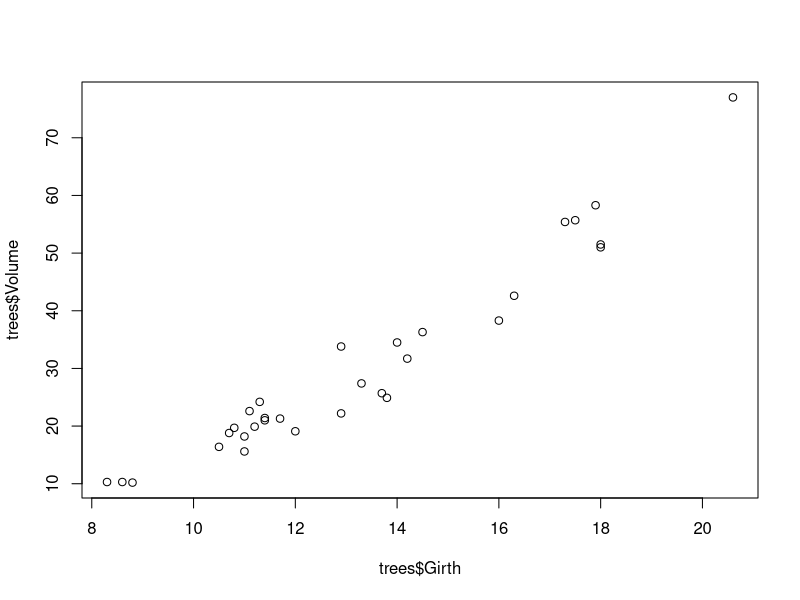
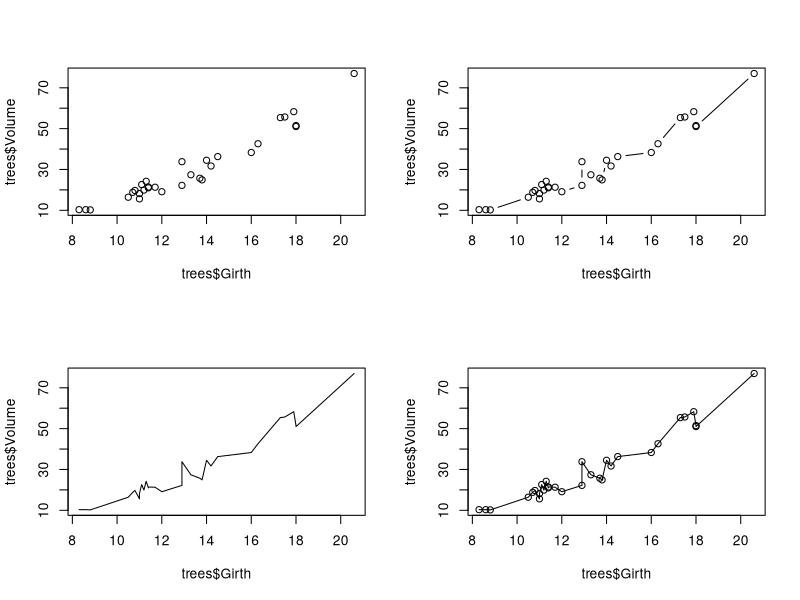
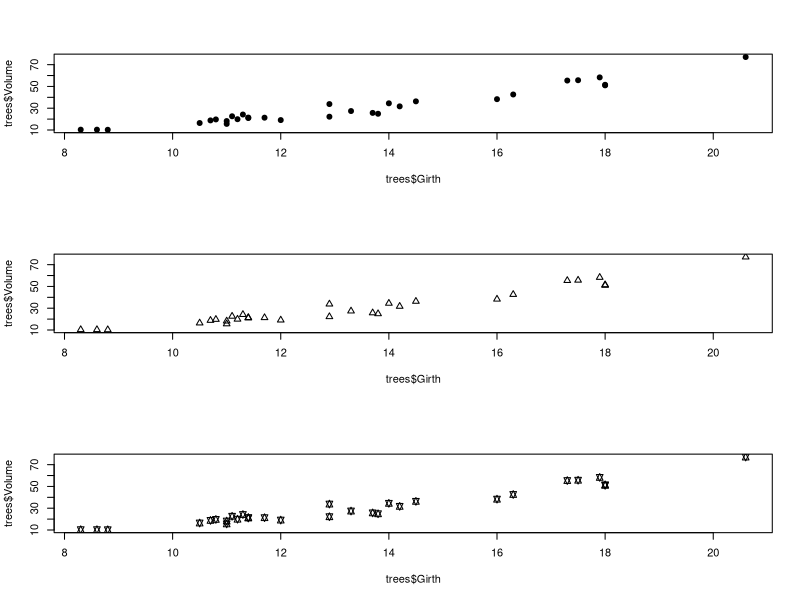
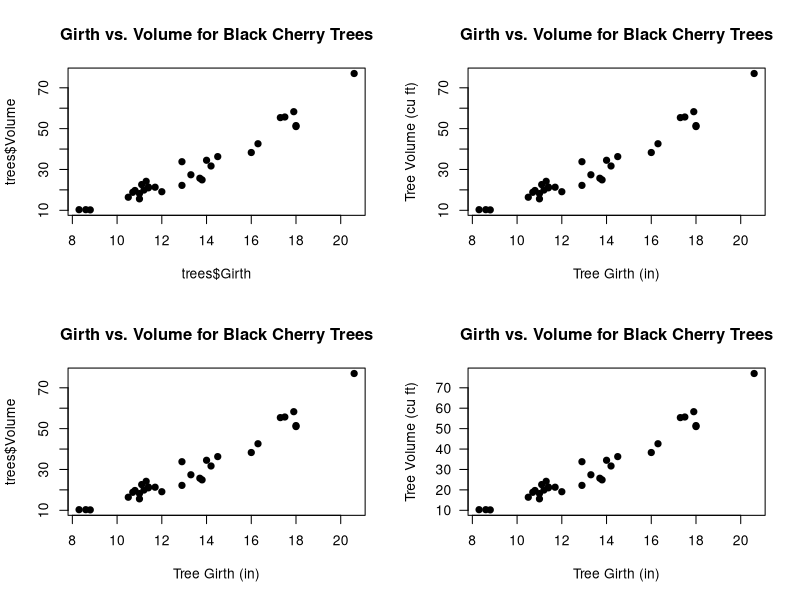
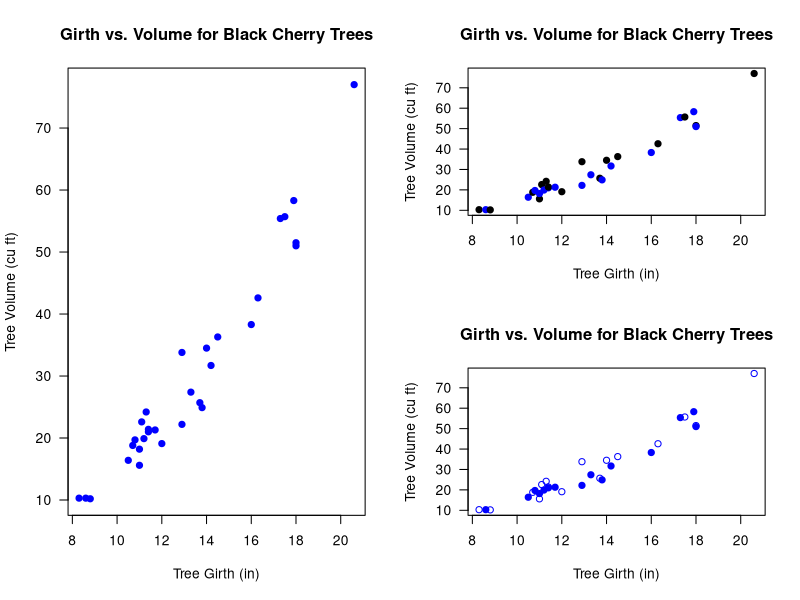
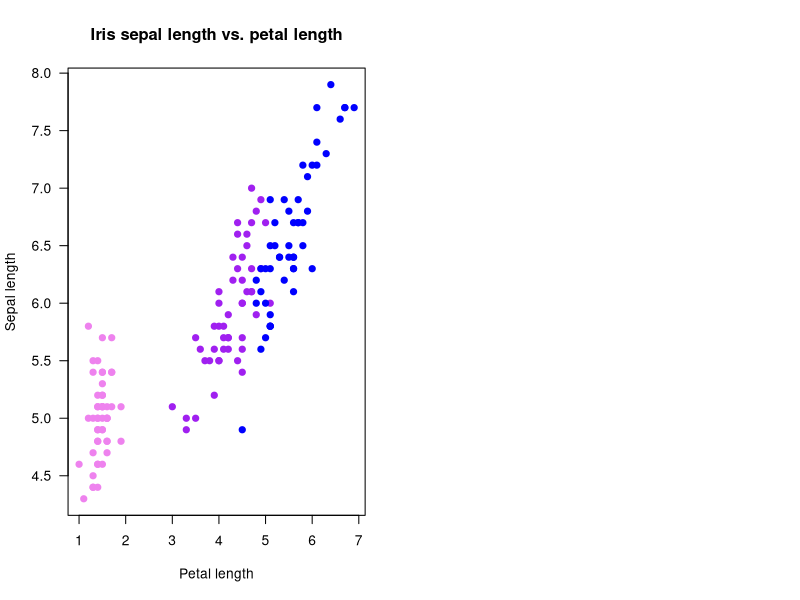
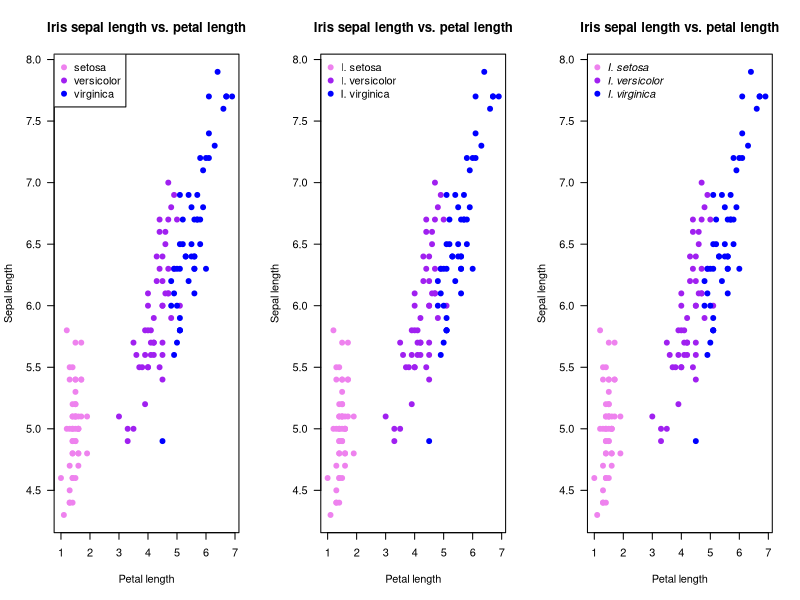
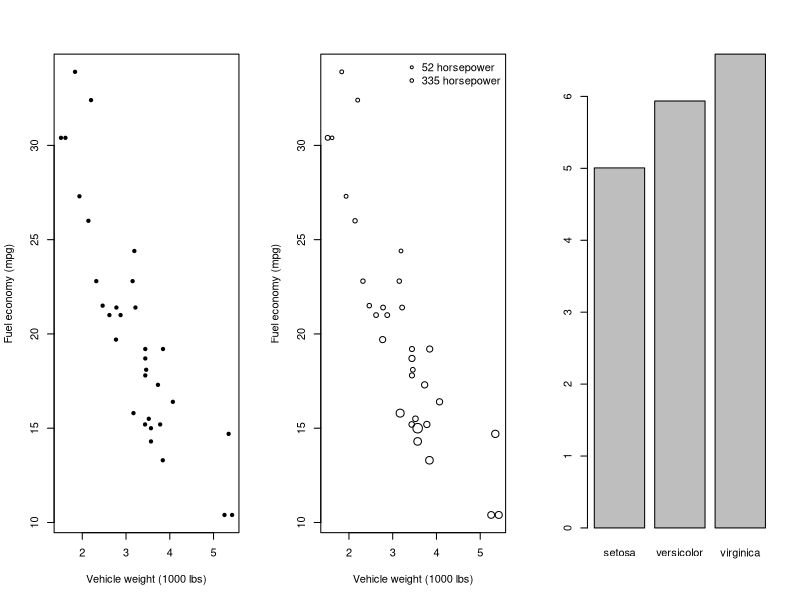

Here is the R script that generated these plots, in order:
## ---- chunk 1
knitr::opts_chunk$set(echo = TRUE, cache = TRUE)
## ---- chunk 2

##################################################
####                                          ####  
####  R Bootcamp #1, Module 3                 ####
####                                          #### 
####   University of Nevada, Reno             ####
####                                          #### 
##################################################

## NOTE: this module borrows heavily from an R short-course developed by a team at Colorado State University. 
   # Thanks to Perry Williams for allowing us to use these materials!!
   # Thanks to John Tipton at CSU for developing much of this module (plotting in R)!

############################################
####  Data visualization and statistics ####
############################################

## ---- chunk 3

# ?trees      # description of built in dataset  (uncomment to run)

dim(trees)   # Show the dimension of the trees dataframe                                              

str(trees)   # Show the structure of the trees dataframe

head(trees)   # Show the first few observations of the trees dataframe

## ---- chunk 4

plot(x=trees$Girth, y=trees$Volume)    # use R's built-in "trees" dataset: ?trees

## ---- chunk 5

# Use "layout" to define a 2 row x 2 column matrix with elements 1, 2, 3, and 4.
# This divides the image into four sections and then fills these with the plot function
layout(matrix(1:4, nrow=2, ncol=2))

# layout.show(n=4)   # uncomment to run

plot(x=trees$Girth, y=trees$Volume)             # points
plot(x=trees$Girth, y=trees$Volume, type="l")   # lines
plot(x=trees$Girth, y=trees$Volume, type="b")   # both
plot(x=trees$Girth, y=trees$Volume, type="o")   # both with conected lines

## ---- chunk 6

# Use layout to define a 3 row x 1 column matrix with elements 1, 2, and 3.
# This divides the image into three sections and then fills these with the plot function
layout(matrix(1:3, nrow=3, ncol=1))

# pch: 'plotting character' changes the type of point that is used (default is an open circle)!
plot(x=trees$Girth, y=trees$Volume, pch=19)     # filled point
plot(x=trees$Girth, y=trees$Volume, pch=2)      # open triangle
plot(x=trees$Girth, y=trees$Volume, pch=11)     # star

## ---- chunk 7

layout(matrix(1:4, 2, 2))
# main: adds a title
plot(x=trees$Girth, y=trees$Volume, pch=19, 
     main="Girth vs. Volume for Black Cherry Trees")

# xlab: adds an x axis label
plot(x=trees$Girth, y=trees$Volume, pch=19, 
     main="Girth vs. Volume for Black Cherry Trees", 
     xlab="Tree Girth (in)")

# ylab: adds a y axis label
plot(x=trees$Girth, y=trees$Volume, pch=19, 
     main="Girth vs. Volume for Black Cherry Trees", 
     xlab="Tree Girth (in)", ylab="Tree Volume (cu ft)")

# las: rotates axis labels; las=1 makes them all parallel to reading direction
plot(x=trees$Girth, y=trees$Volume, pch=19, 
     main="Girth vs. Volume for Black Cherry Trees", 
     xlab="Tree Girth (in)", ylab="Tree Volume (cu ft)", 
     las=1)

## ---- chunk 8

# Use layout to define a 2 row x 2 column matrix with elements 1, 1, 2, and 3.
# This divides the image into four sections but fills the first two sections
# with the first plot and then fills these next two sections with the final two plots
layout(matrix(c(1, 1, 2, 3), nrow=2, ncol=2))
# layout.show(3)

# col: select a color for the plotting characters
plot(x=trees$Girth, y=trees$Volume, pch=19, 
     main="Girth vs. Volume for Black Cherry Trees",
     xlab="Tree Girth (in)", ylab="Tree Volume (cu ft)",
     las=1, col="blue")

# We can use the c() function to make a vector and have several colors, plotting characters, etc. per plot.
# We start with alternating colors for each point
plot(x=trees$Girth, y=trees$Volume, pch=19, 
     main="Girth vs. Volume for Black Cherry Trees",
     xlab="Tree Girth (in)", ylab="Tree Volume (cu ft)", 
     las=1, col=c("black", "blue"))

# And we can also alternate the plotting symbol at each point.
plot(x=trees$Girth, y=trees$Volume, pch=c(1,19), 
     main="Girth vs. Volume for Black Cherry Trees", 
     xlab="Tree Girth (in)", ylab="Tree Volume (cu ft)", 
     las=1, col="blue")

## ---- chunk 9

?iris
head(iris)     # display first few rows of data
dim(iris)      # dimensionality of the data
str(iris)      # details of the data structure

## ---- chunk 10

plot.colors <- c("violet", "purple", "blue")   # define the colors for representing species ID

## ---- chunk 11

names(plot.colors) <- levels(iris$Species)   # the "levels()" function returns all unique labels for any "factor" variable    
plot.colors

## ---- chunk 12

# generate a vector of colors for our plot (one color for each observation)

indices <- match(iris$Species,names(plot.colors))   # the "match()" function goes through each element of the first vector and finds the matching index in the second vector         
color.vector <- plot.colors[indices]


## ---- chunk 13

plot(x=iris$Petal.Length, y=iris$Sepal.Length, pch=19, col=color.vector, 
     main="Iris sepal length vs. petal length", xlab="Petal length", 
     ylab="Sepal length", las=1)

## ---- chunk 14
########
# experiment with legends

# ?legend

layout(matrix(1:3, nrow=1, ncol=3))

# Plot
plot(x=iris$Petal.Length, y=iris$Sepal.Length, pch=19, col=color.vector, 
     main="Iris sepal length vs. petal length", xlab="Petal length", 
     ylab="Sepal length", las=1)

# First legend
legend("topleft", pch=19, col=plot.colors, legend=unique(iris$Species))

# Second plot
plot(x=iris$Petal.Length, y=iris$Sepal.Length, pch=19, col=color.vector,
     main="Iris sepal length vs. petal length", 
     xlab="Petal length", ylab="Sepal length", las=1)

# Second legend
# The bty="n" argument suppresses the border around the legend. (A personal preference)
legend("topleft", pch=19, col=plot.colors, 
       legend=c("I. setosa", "I. versicolor", "I. virginica"), bty="n")


# Plot Three
plot(x=iris$Petal.Length, y=iris$Sepal.Length, pch=19, col=color.vector, 
     main="Iris sepal length vs. petal length", 
     xlab="Petal length", ylab="Sepal length", las=1)

#Legend tree with Italics
legend("topleft", pch=19, col=plot.colors, 
       legend=c("I. setosa", "I. versicolor", "I. virginica"), 
       bty="n", text.font=3)

## ---- chunk 15

## Plot fuel economy by weight

plot(mpg~wt,  data=mtcars,pch=20,xlab="Vehicle weight (1000 lbs)",ylab="Fuel economy (mpg)")      # note the tilde, which can be read "as a function of" -- i.e., "plot mpg as a function of wt"   
 
## ---- chunk 16

## Plot fuel economy by weight and horsepower

hp_rescale <- (mtcars$hp-min(mtcars$hp))/diff(range(mtcars$hp))    # scale from 0 to 1

plot(mpg~wt,  data=mtcars,pch=1,xlab="Vehicle weight (1000 lbs)",ylab="Fuel economy (mpg)",cex=(hp_rescale+0.6)*1.2)   # plot with different sized points

legend("topright",pch=c(1,1),pt.cex=c(0.6,0.6*1.2),legend=paste(range(mtcars$hp),"horsepower"),bty="n")


 
## ---- chunk 17

## calculate the mean Sepal Length of for each species
bar.heights <- tapply(iris$Sepal.Length, iris$Species, mean)   #use "tapply()" function, which summarizes a numeric variable by levels of a categorical variable)

# The basic 'barplot()' function
barplot(bar.heights)

## ---- chunk 18

CI <- 2 * tapply(iris$Sepal.Length, iris$Species, sd)
lwr <- bar.heights - CI
upr <- bar.heights + CI

# I used the ylim= argument to pass a 2-element numeric vector specifying the y extent of the barplot (y axis lower and upper bounds). I added some extra room on the top to account for error bars.
# Importantly, assign the barplot to an object. I called it 'b' but you can call it whatever you like. (otherwise, it's hard to know what the "X" values of the error bars are!)

b <- barplot(bar.heights, 
             names.arg=c("I. setosa", "I. versicolor", "I. virginica"), 
             las=1, ylim=c(0,8), col=adjustcolor(plot.colors, alpha.f=0.5),
             main="Sepal length for 3 Irises", ylab="Sepal length (cm)")

# Specify where each arrow starts (x0= and y0=) and ends (x1= and y1=)
arrows(x0=b, x1=b, y0=lwr, y1=upr, code=3, angle=90, length=0.1)

# ?arrows

## ---- chunk 19

pairs(iris)

## ---- chunk 20

# ?ToothGrowth
head(ToothGrowth)

## ---- chunk 21

plot.colors <- c("red", "blue")
# subset the colors in plot.colors based on the variable iris$Species
# iris$Species is a factor variable that has 3 levels
color.vector <- plot.colors[ToothGrowth$supp]

plot(x=ToothGrowth$dose, y=ToothGrowth$len, pch=19, col=color.vector, 
     main="Tooth Growth vs. Vitamin C Dose", xlab="Viatmin C Dose (mg)", 
     ylab="Tooth Growth (mm)", las=1)

# First legend
legend("topleft", pch=19, col=plot.colors, legend=unique(ToothGrowth$supp))
## ---- chunk 22

prop <- c(0.18, 0.25, 0.13, 0.05)
asympLCL <- c(0.14, 0.20, 0.11, 0.035)
asympUCL <- c(0.24, 0.33, 0.18, 0.09)

## ---- chunk 23

set.seed(13)
n <- 20 # Number of experimental trials
a <- 12
b <- 1.5

rings <- round(runif(n)*50)  # number of bell rings
wings <- round(a + b*rings + rnorm(n, sd=5))       # number of angels who get their wings
offset <- rpois(n, lambda=10)           # measurement error
lwr <- wings - offset                 
upr <- wings + offset

## ---- chunk 24

####################
# STATISTICS!
####################

#####
#####  Load Data
#####

sculpin.df <- read.csv("sculpineggs.csv")

head(sculpin.df)

## ---- chunk 25

#####
#####  Summary Statistics
#####

mean(sculpin.df$NUMEGGS)      # compute sample mean
median(sculpin.df$NUMEGGS)    # compute sample median

min(sculpin.df$NUMEGGS)       # sample minimum
max(sculpin.df$NUMEGGS)       # sample maximum
range(sculpin.df$NUMEGGS)     # both min and max.

quantile(sculpin.df$NUMEGGS,0.5)            # compute sample median using quantile function
quantile(sculpin.df$NUMEGGS,c(0.25,0.75))   # compute sample quartiles

var(sculpin.df$NUMEGGS)           # sample variance
sd(sculpin.df$NUMEGGS)            # sample standard deviation
sd(sculpin.df$NUMEGGS)^2          # another way to compute variance
var(sculpin.df$NUMEGGS)^0.5       # another way to compute std. dev.

colMeans(sculpin.df)           # column mean of data frame
apply(sculpin.df,2,mean)       # column mean of data frame   # note the use of the "apply()" function. 
apply(sculpin.df,2,median)     # column median of data frame


########
# Or just use the "summary()" function!

summary(sculpin.df) # provides a set of summary statistics for all columns in a data frame. 


## ---- chunk 26

###########
# Deal with missing data

newdf <- read.table(file="data_missing.txt", sep="\t", header=T)  # load dataset with missing data

mean(newdf$Export)

mean(newdf$Export,na.rm = TRUE)

## ---- chunk 27

#####
#####  Plot data 
#####

hist(sculpin.df$NUMEGGS)

plot(x = sculpin.df$FEMWT,y = sculpin.df$NUMEGGS)

## ---- chunk 28

#####
#####  Linear Regression  
#####

m1 <- lm(NUMEGGS ~ FEMWT, data=sculpin.df)      # fit linear regression model

m1                                      # view estimates of intercept and slope 
summary(m1)                             # view summary of fit
summary(m1)$r.squared                   # extract R-squared
confint(m1)                             # confidence intervals for intercept and slope
AIC(m1)                                 # report AIC (Akaike's Information Criterion, used to perform model selection) 

plot(x = sculpin.df$FEMWT,y = sculpin.df$NUMEGGS)    # plot data
abline(m1)                                           # plot line of best fit

########
# Use the "predict()" function!

FEMWT.pred <- data.frame(FEMWT = 30)                   # create new data frame to predict number of eggs at FEMWT of 30
predict(m1,newdata=FEMWT.pred)                         # make prediction
predict(m1,newdata=FEMWT.pred,interval="confidence")   # make prediction and get confidence interval
predict(m1,newdata=FEMWT.pred,interval="prediction")   # make prediction and get prediction interval


## ---- chunk 29

##################################
####  Model selection example ####
##################################

## Try to work through these examples and make sure you understand them before moving on to the challenge exercises.

m1 <- lm(NUMEGGS ~ FEMWT, data=sculpin.df)                  # fit linear regression model
summary(m1)

m2 <- lm(NUMEGGS ~ 1, data=sculpin.df)                      # fit linear regression with intercept only (mean model)
summary(m2)

m3 <- lm(NUMEGGS ~ I(FEMWT^0.5), data=sculpin.df)           # fit linear regression with intercept and sqrt of FEMWT term
summary(m3)

## ---- chunk 30

plot(NUMEGGS ~ FEMWT,data=sculpin.df)                      # plot data
abline(m1,col="black")                                     # plot line of best fit
abline(m2,col="red")                                       # plot intercept only model

#########
#  Here's a flexible method for drawing any arbitrary non-linear relationship!
FEMWT.pred <- data.frame(FEMWT = seq(10,45,by=0.1))        # create new data frame to predict number of eggs from FEMWT of 10 to 45 by increments of 0.1
NUMEGGS.pred <- predict(m3,newdata=FEMWT.pred)             # make prediction using "predict()" function
lines(FEMWT.pred$FEMWT,NUMEGGS.pred,col="green")  # plot sqrt model (note the use of the "lines()" function to draw a line!)

########
# Perform model selection!


#Compare models using AIC
AIC(m1)
AIC(m2)
AIC(m3)

#Compare models using R-squared
summary(m1)$r.squared 
summary(m2)$r.squared 
summary(m3)$r.squared 

#########
#  And finally, here's how you can draw a confidence interval or prediction interval around a regression relationship!

plot(NUMEGGS ~ FEMWT,data=sculpin.df)                      # plot data
NUMEGGS.confint <- predict(m3,newdata=FEMWT.pred,interval="prediction")             # use "predict()" function to compute the prediction interval!
points(FEMWT.pred$FEMWT,NUMEGGS.confint[,"fit"],col="green",typ="l",lwd=2)  # plot fitted sqrt model
points(FEMWT.pred$FEMWT,NUMEGGS.confint[,"lwr"],col="green",typ="l",lty=2)  # plot fitted sqrt model
points(FEMWT.pred$FEMWT,NUMEGGS.confint[,"upr"],col="green",typ="l",lty=2)  # plot fitted sqrt model


## ---- chunk 31

layout(matrix(1:2, 1, 2))

## y-axis is in counts by default (total observations in each "bin")
hist(iris$Sepal.Length, main="Histogram of Sepal Length",
     xlab = "Sepal Length")

## change y-axis to proportions of the entire dataset using freq=FALSE
hist(iris$Sepal.Length, freq=FALSE, main="Histogram of Sepal Length", 
     xlab = "Sepal Length")
## Add a density estimator

lines(density(iris$Sepal.Length))   # add a line to the histogram to approximate the probability density of the data distribution
curve(dnorm(x,mean(iris$Sepal.Length),sd(iris$Sepal.Length)),add=T,col="red",lty=3)   # add a normal distribution
